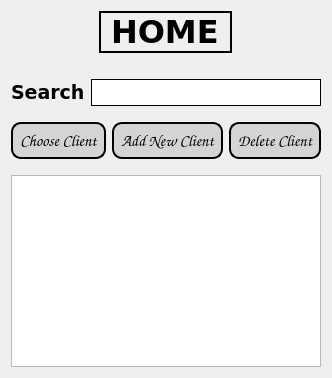
            <widget class="QWidget" name="homePage">
             <property name="font">
              <font>
               <family>Verdana</family>
               <pointsize>18</pointsize>
               <weight>75</weight>
               <bold>true</bold>
              </font>
             </property>
             <layout class="QVBoxLayout" name="verticalLayout_5">
              <item alignment="Qt::AlignHCenter">
               <widget class="QLabel" name="label_4">
                <property name="maximumSize">
                 <size>
                  <width>16777215</width>
                  <height>50</height>
                 </size>
                </property>
                <property name="font">
                 <font>
                  <family>Verdana</family>
                  <pointsize>24</pointsize>
                 </font>
                </property>
                <property name="frameShape">
                 <enum>QFrame::WinPanel</enum>
                </property>
                <property name="text">
                 <string>HOME</string>
                </property>
               </widget>
              </item>
              <item>
               <spacer name="horizontalSpacer_3">
                <property name="orientation">
                 <enum>Qt::Horizontal</enum>
                </property>
                <property name="sizeHint" stdset="0">
                 <size>
                  <width>40</width>
                  <height>20</height>
                 </size>
                </property>
               </spacer>
              </item>
              <item>
               <layout class="QHBoxLayout" name="horizontalLayout_13">
                <item>
                 <widget class="QLabel" name="label_12">
                  <property name="font">
                   <font>
                    <family>Verdana</family>
                    <pointsize>14</pointsize>
                    <weight>75</weight>
                    <bold>true</bold>
                   </font>
                  </property>
                  <property name="text">
                   <string>Search</string>
                  </property>
                 </widget>
                </item>
                <item>
                 <widget class="QLineEdit" name="searchBar">
                  <property name="font">
                   <font>
                    <family>Verdana</family>
                    <pointsize>14</pointsize>
                   </font>
                  </property>
                  <property name="styleSheet">
                   <string notr="true">background-color: rgb(255, 255, 255);
border: 1px solid black;
</string>
                  </property>
                 </widget>
                </item>
               </layout>
              </item>
              <item>
               <spacer name="verticalSpacer_5">
                <property name="orientation">
                 <enum>Qt::Vertical</enum>
                </property>
                <property name="sizeType">
                 <enum>QSizePolicy::Fixed</enum>
                </property>
                <property name="sizeHint" stdset="0">
                 <size>
                  <width>20</width>
                  <height>10</height>
                 </size>
                </property>
               </spacer>
              </item>
              <item>
               <layout class="QHBoxLayout" name="horizontalLayout_14">
                <item>
                 <widget class="QPushButton" name="chooseClientButton">
                  <property name="font">
                   <font>
                    <family>Comic Sans MS</family>
                    <pointsize>-1</pointsize>
                    <weight>75</weight>
                    <italic>false</italic>
                    <bold>true</bold>
                   </font>
                  </property>
                  <property name="styleSheet">
                   <string notr="true">QPushButton{
background-color: rgb(211, 213, 213);
color:black;
border-style:outset;
border-width:2px;
border-radius:10px;
border-color: black;
font:bold 16px;
padding: 6;
}

QPushButton:hover{
background-color: rgb(83, 82, 82);
color: white;
}

QPushButton:pressed{
background-color: white;
}
</string>
                  </property>
                  <property name="text">
                   <string>Choose Client</string>
                  </property>
                 </widget>
                </item>
                <item>
                 <widget class="QPushButton" name="addClientButton">
                  <property name="font">
                   <font>
                    <family>Comic Sans MS</family>
                    <pointsize>-1</pointsize>
                    <weight>75</weight>
                    <italic>false</italic>
                    <bold>true</bold>
                   </font>
                  </property>
                  <property name="styleSheet">
                   <string notr="true">QPushButton{
background-color: rgb(211, 213, 213);
color:black;
border-style:outset;
border-width:2px;
border-radius:10px;
border-color: black;
font:bold 16px;
padding: 6;
}

QPushButton:hover{
background-color: rgb(83, 82, 82);
color: white;
}

QPushButton:pressed{
background-color: white;
}
</string>
                  </property>
                  <property name="text">
                   <string>Add New Client</string>
                  </property>
                 </widget>
                </item>
                <item>
                 <widget class="QPushButton" name="deleteClientButton">
                  <property name="font">
                   <font>
                    <family>Comic Sans MS</family>
                    <pointsize>-1</pointsize>
                    <weight>75</weight>
                    <italic>false</italic>
                    <bold>true</bold>
                   </font>
                  </property>
                  <property name="styleSheet">
                   <string notr="true">QPushButton{
background-color: rgb(211, 213, 213);
color:black;
border-style:outset;
border-width:2px;
border-radius:10px;
border-color: black;
font:bold 16px;
padding: 6;
}

QPushButton:hover{
background-color: rgb(83, 82, 82);
color: white;
}

QPushButton:pressed{
background-color: white;
}
</string>
                  </property>
                  <property name="text">
                   <string>Delete Client</string>
                  </property>
                 </widget>
                </item>
               </layout>
              </item>
              <item>
               <spacer name="verticalSpacer_6">
                <property name="orientation">
                 <enum>Qt::Vertical</enum>
                </property>
                <property name="sizeType">
                 <enum>QSizePolicy::Fixed</enum>
                </property>
                <property name="sizeHint" stdset="0">
                 <size>
                  <width>20</width>
                  <height>10</height>
                 </size>
                </property>
               </spacer>
              </item>
              <item>
               <widget class="QTableView" name="homeTable">
                <property name="font">
                 <font>
                  <family>Verdana</family>
                  <pointsize>12</pointsize>
                 </font>
                </property>
                <property name="styleSheet">
                 <string notr="true"/>
                </property>
                <attribute name="verticalHeaderVisible">
                 <bool>false</bool>
                </attribute>
               </widget>
              </item>
             </layout>
            </widget>
